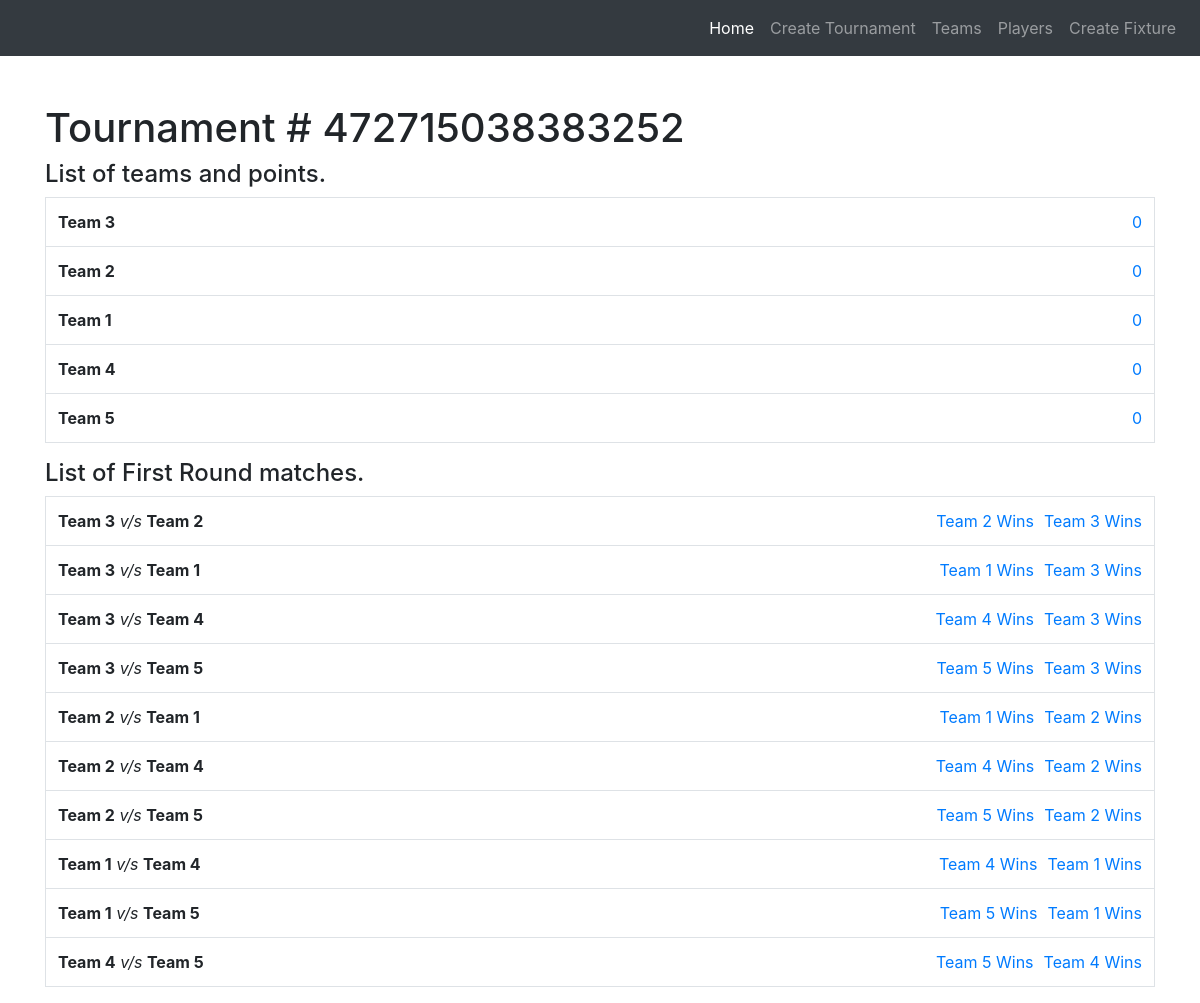
The app's page /all_fixtures with its own data.
### cricapp/models.py (models this page shows)
class Match(models.Model):
    team1 = models.ForeignKey(
        Team, on_delete=models.CASCADE, related_name='team1')
    team2 = models.ForeignKey(
        Team, on_delete=models.CASCADE, related_name='team2')
    match_number = models.CharField(max_length=128)
    level = models.CharField(max_length=100, blank=True, null=True)
    tournament_id = models.CharField(max_length=255)
    team_winner = models.ForeignKey(
        Team, on_delete=models.CASCADE, related_name='team_winner', blank=True, null=True)
    location = models.CharField(max_length=128)
    stadium = models.CharField(max_length=128)
    created_at = models.DateTimeField(auto_now_add=True, editable=False)
    modified_at = models.DateTimeField(auto_now=True, editable=False)
    class Meta:
        verbose_name_plural = "Matches"

class Team(models.Model):
    name = models.CharField(max_length=255)
    logo_uri = models.CharField(max_length=2048)
    club_state = models.CharField(max_length=255)
    points = models.PositiveIntegerField(default=0)
    created_at = models.DateTimeField(auto_now_add=True, editable=False)
    modified_at = models.DateTimeField(auto_now=True, editable=False)
    class Meta:
        verbose_name_plural = "Teams"
    def __str__(self):
        return self.name

### cricapp/views.py (the view, shortened to what this page needs)
def fixture_list(request, trnmt_id=None):
    context = dict()
    if trnmt_id is None:
        trnmt_id = Match.objects.all()[0].tournament_id
    context['trmt_id'] = trnmt_id
    context['teams'] = Team.objects.values(
        'name', 'points').all().order_by('-points')
    all_fixtures = Match.objects.filter(tournament_id=trnmt_id)
    if Match.objects.filter(tournament_id=trnmt_id, team_winner__isnull=False).count() == all_fixtures.count():
        context['qualified_teams'] = [{'name': team.name, 'id': team.id, 'is_win': Match.objects.filter(team_winner=team, level='Semi').count()}
                                      for team in Team.objects.all().order_by('-points')[0:4]]
    matches = list()
    for fix in all_fixtures:
        is_done = 'Yes' if fix.team_winner is not None else 'No'
        matches.append({'team1': fix.team1, 'team2': fix.team2, 'location': fix.location, 'stadium': fix.stadium, 'trmt_id': fix.tournament_id,
                        'team1_id': fix.team1.id, 'team2_id': fix.team2.id, 'match_id': fix.id, 'match_win': fix.team_winner, 'is_completed': is_done})
    context['matches'] = matches
    return render(request, 'matches/fixtures.html', context)

### cricapp/templates/matches/fixtures.html (shortened to what this page needs)
{% extends 'base.html' %}
{% block content %}
<h1>Tournament # {{trmt_id}}</h1>
{% if teams %}
<h4>List of teams and points.</h4>
<table class="table table-bordered">
    {% for team in teams %}
    <tr>
        <td><strong>{{team.name}}</strong>
            <a href="#" style="float:right">{{team.points}}</a></td>
    </tr>
    {% endfor %}
</table>
{% endif %}
<h4>List of First Round matches.</h4>
<table class="table table-bordered">
    {% for match in matches %}
    <tr>
        <td><strong>{{match.team1}}</strong> <em>v/s</em>
            <strong>{{match.team2}}</strong>
            {% if trmt_id %}
            {% if match.match_win %}
            <a href="#" style="float:right">{{match.match_win}} won</a>
            {% else %}
            <a href="{% url 'cricapp:select_match_winner' match.team1_id match.match_id match.trmt_id %}"
                style="float:right">{{match.team1}} Wins</a>
            <a href="{% url 'cricapp:select_match_winner' match.team2_id match.match_id match.trmt_id %}"
                style="float:right; margin-right: 10px;">{{match.team2}} Wins</a>
            {% endif %}
            {% else %}
            {% if match.is_completed == 'Yes' %}
            <em style="float:right">Tournament is Over</em>
            {% else %}
            <a href="{% url 'cricapp:single_fixture_list' match.trmt_id %}" style="float:right">Tournament</a>
            {% endif %}
            {% endif %}
        </td>
    </tr>
    {% endfor %}
</table>
{% endblock content %}

### records on screen
Match: tournament "472715038383252"
Team: name "Team 3", points "0", team1 "Team 3", team2 "Team 2", team2 "Team 1", team2 "Team 4", team2 "Team 5"
Team: name "Team 2", points "0", team1 "Team 2", team2 "Team 1", team2 "Team 4", team2 "Team 5"
Team: name "Team 1", points "0", team1 "Team 1", team2 "Team 4", team2 "Team 5"
Team: name "Team 4", points "0", team1 "Team 4", team2 "Team 5"
Team: name "Team 5", points "0"
